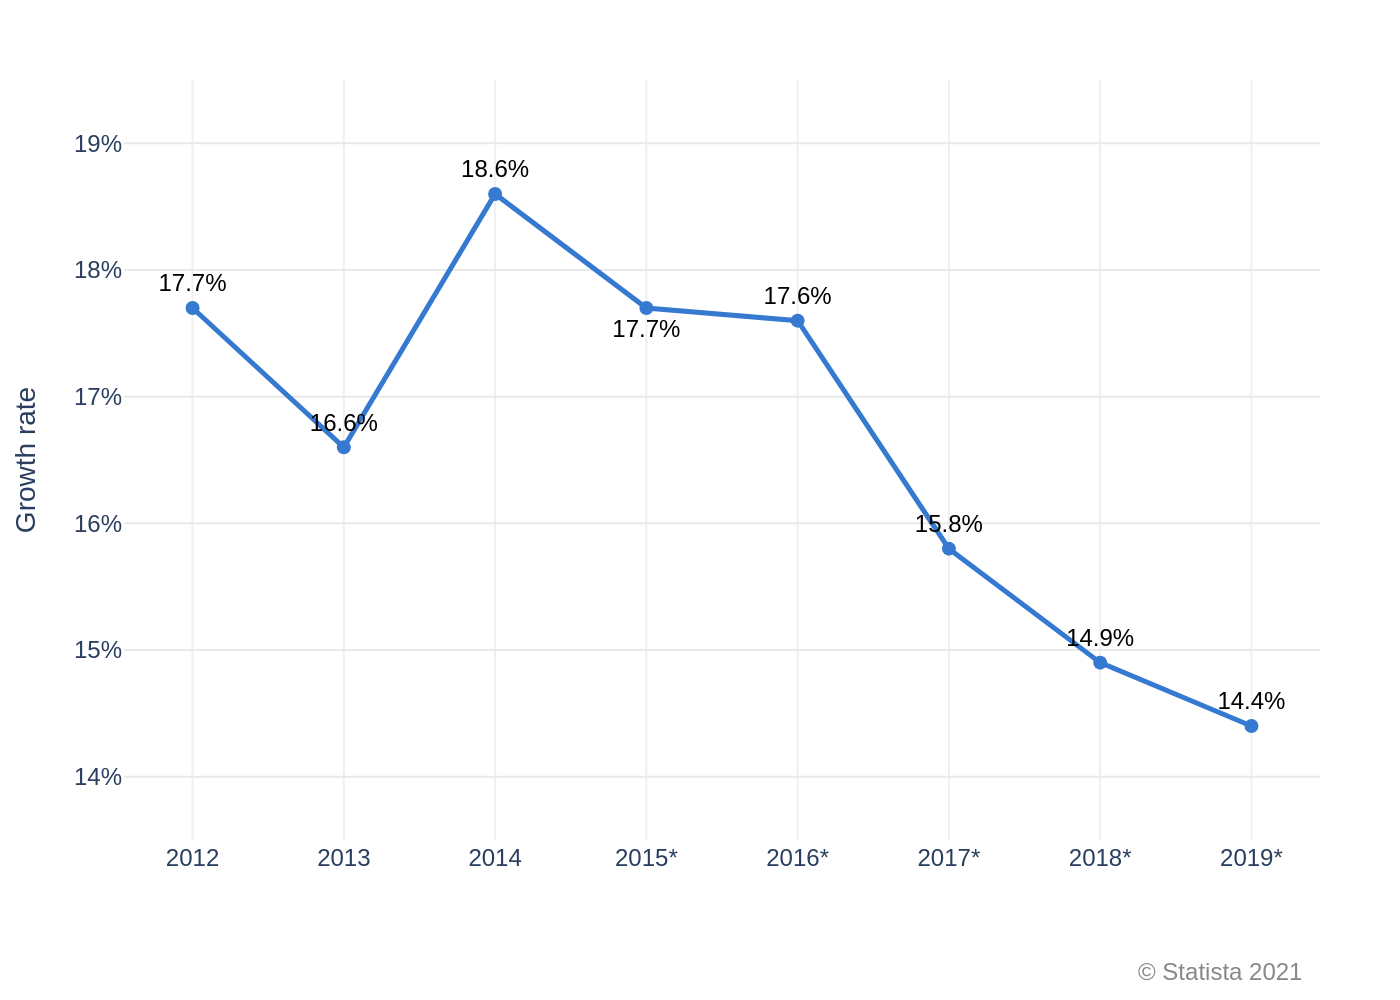

Python code for this plot:
import sys
import json
import os
import plotly.graph_objects as go

if len(sys.argv) != 2:
    print("Usage: python <script.py> <path_to_json>")
    sys.exit(1)

json_path = sys.argv[1]

try:
    with open(json_path, 'r', encoding='utf-8') as f:
        chart_info = json.load(f)
except FileNotFoundError:
    print(f"Error: JSON file not found at {json_path}")
    sys.exit(1)
except json.JSONDecodeError:
    print(f"Error: Could not decode JSON from {json_path}")
    sys.exit(1)

data = chart_info['chart_data']
texts = chart_info['texts']
colors = chart_info['colors']

fig = go.Figure()

for i, series in enumerate(data):
    fig.add_trace(go.Scatter(
        x=series['x'],
        y=series['y'],
        mode='lines+markers+text',
        name=series.get('name', ''),
        line=dict(color=colors[i % len(colors)], width=2.5),
        marker=dict(color=colors[i % len(colors)], size=7),
        text=series.get('text', []),
        textposition=series.get('text_positions', 'top center'),
        textfont=dict(
            family="Arial",
            size=12,
            color='black'
        ),
        hoverinfo='skip'
    ))

fig.update_layout(
    font=dict(family="Arial"),
    title_text=texts.get('title') if texts.get('title') else None,
    xaxis=dict(
        title_text=texts.get('x_axis_title'),
        showgrid=True,
        gridcolor='#f0f0f0',
        zeroline=False,
        showline=False
    ),
    yaxis=dict(
        title_text=texts.get('y_axis_title'),
        range=[13.5, 19.5],
        tickmode='array',
        tickvals=[14, 15, 16, 17, 18, 19],
        ticktext=[f"{v}%" for v in [14, 15, 16, 17, 18, 19]],
        showgrid=True,
        gridcolor='#e9e9e9',
        zeroline=False,
        showline=False
    ),
    plot_bgcolor='white',
    paper_bgcolor='white',
    showlegend=False,
    margin=dict(l=60, r=40, t=40, b=80)
)

if texts.get('source'):
    fig.add_annotation(
        text=texts['source'],
        xref="paper", yref="paper",
        x=0.99, y=-0.15,
        showarrow=False,
        xanchor='right', yanchor='top',
        font=dict(size=12, color="#888888")
    )

base_filename = os.path.splitext(os.path.basename(json_path))[0]
output_filename = f"{base_filename}.png"

fig.write_image(output_filename, scale=2)
